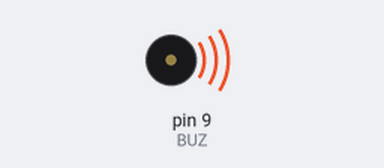
Recording of a sketch running on a simulated Arduino Uno, built with avr-gcc and run on an emulated ATmega328P. On the bench: buzzer (waves = sounding). At 19.5 s the program stops and its outputs stay as they are.

Above: at 0.15 s.
Timing chart, 0 to 10.9 s (numbered marks = the images above):
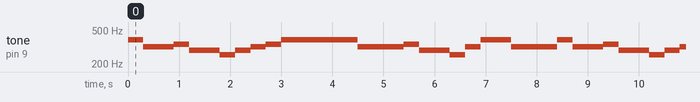

Measured:
- by itself, tone on pin 9 (BUZ): repeats every 8.4 s: 320 Hz 0.60 s, 341 Hz 0.30 s, 288 Hz 0.60 s, 256 Hz 0.30 s, 288 Hz 0.30 s, 320 Hz 0.30 s, 341 Hz 0.30 s, 384 Hz 1.5 s, 320 Hz 0.90 s, 341 Hz 0.30 s, 288 Hz 0.60 s, 256 Hz 0.30 s, 320 Hz 0.30 s, 384 Hz 0.60 s, 320 Hz 0.90 s, 384 Hz 0.30 s

The sketch:

challenge_C24-1.ino
```cpp
#define BUZ 9
#define DO 256
#define RE 288
#define MI 320
#define FA 341
#define SO 384
#define LA 427
#define TI 480
#define DELAY 300

#define l_4 800
#define l_8 400
#define l_8p 600
#define l_16 200


void setup() {
  while(1){
int music[] = {SO,MI,MI,FA,RE,RE,DO,RE,MI,FA,SO,SO,SO,SO,SO,MI,MI,MI,FA,RE,RE,DO,MI,SO,SO,MI,MI,MI};
int length[]={l_8,l_8,l_4,l_8,l_8,l_4,l_8,l_8,l_8,l_8,l_8,l_8,l_4,l_8,l_8,l_8,l_8,l_8,l_8,l_4,l_8,l_8,l_8,l_8,l_8,l_8,l_4};

pinMode(9,OUTPUT);

 for(int i=0; i<sizeof(music)/sizeof(int); i++)
  {
    tone(BUZ, music[i]); // *2의 이유 진폭 확대 (소리가 선명)
    noTone(3); delay(DELAY);
  // 여러 부저를 사용 시, noTone(9)를 사용해야 다른 부저 소리를 낼 수 있음
  }

}
}
void loop() {
}
```
